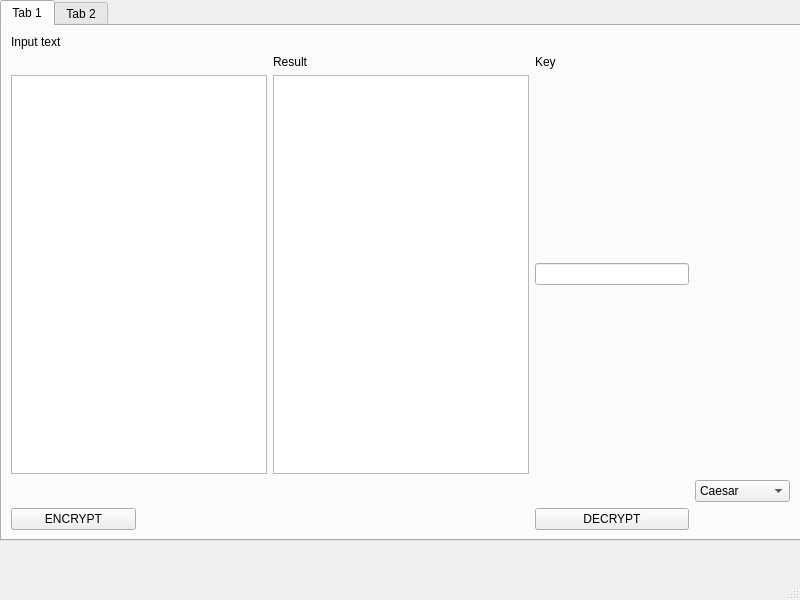
<?xml version="1.0" encoding="UTF-8"?>
<ui version="4.0">
 <class>MainWindow</class>
 <widget class="QMainWindow" name="MainWindow">
  <property name="geometry">
   <rect>
    <x>0</x>
    <y>0</y>
    <width>800</width>
    <height>600</height>
   </rect>
  </property>
  <property name="windowTitle">
   <string>MainWindow</string>
  </property>
  <widget class="QWidget" name="centralwidget">
   <widget class="QPushButton" name="surprise">
    <property name="geometry">
     <rect>
      <x>770</x>
      <y>550</y>
      <width>20</width>
      <height>20</height>
     </rect>
    </property>
    <property name="text">
     <string/>
    </property>
    <property name="flat">
     <bool>true</bool>
    </property>
   </widget>
   <widget class="QTabWidget" name="tabWidget">
    <property name="geometry">
     <rect>
      <x>0</x>
      <y>0</y>
      <width>801</width>
      <height>541</height>
     </rect>
    </property>
    <property name="currentIndex">
     <number>0</number>
    </property>
    <widget class="QWidget" name="tab">
     <attribute name="title">
      <string>Tab 1</string>
     </attribute>
     <layout class="QGridLayout" name="gridLayout">
      <item row="2" column="0" colspan="2">
       <widget class="QTextEdit" name="teInput"/>
      </item>
      <item row="0" column="0">
       <widget class="QLabel" name="label_Input">
        <property name="text">
         <string>Input text</string>
        </property>
       </widget>
      </item>
      <item row="2" column="3">
       <widget class="QLineEdit" name="leKey"/>
      </item>
      <item row="3" column="4">
       <widget class="QComboBox" name="comboMethods">
        <item>
         <property name="text">
          <string>Caesar</string>
         </property>
        </item>
        <item>
         <property name="text">
          <string>Vigenere</string>
         </property>
        </item>
        <item>
         <property name="text">
          <string>Atbash</string>
         </property>
        </item>
        <item>
         <property name="text">
          <string>XOR</string>
         </property>
        </item>
        <item>
         <property name="text">
          <string>Permutation</string>
         </property>
        </item>
        <item>
         <property name="text">
          <string>Simple AES</string>
         </property>
        </item>
        <item>
         <property name="text">
          <string>Huffman</string>
         </property>
        </item>
        <item>
         <property name="text">
          <string>RSA</string>
         </property>
        </item>
       </widget>
      </item>
      <item row="4" column="0">
       <widget class="QPushButton" name="btnEncrypt">
        <property name="text">
         <string>ENCRYPT</string>
        </property>
       </widget>
      </item>
      <item row="4" column="3">
       <widget class="QPushButton" name="btnDecrypt">
        <property name="text">
         <string>DECRYPT</string>
        </property>
       </widget>
      </item>
      <item row="1" column="3">
       <widget class="QLabel" name="label_key">
        <property name="text">
         <string>Key</string>
        </property>
       </widget>
      </item>
      <item row="2" column="2">
       <widget class="QTextBrowser" name="teOutput"/>
      </item>
      <item row="1" column="2">
       <widget class="QLabel" name="label">
        <property name="text">
         <string>Result</string>
        </property>
       </widget>
      </item>
     </layout>
    </widget>
    <widget class="QWidget" name="tab_2">
     <attribute name="title">
      <string>Tab 2</string>
     </attribute>
    </widget>
   </widget>
  </widget>
  <widget class="QMenuBar" name="menubar">
   <property name="geometry">
    <rect>
     <x>0</x>
     <y>0</y>
     <width>800</width>
     <height>25</height>
    </rect>
   </property>
  </widget>
  <widget class="QStatusBar" name="statusbar"/>
 </widget>
 <resources/>
 <connections/>
</ui>
